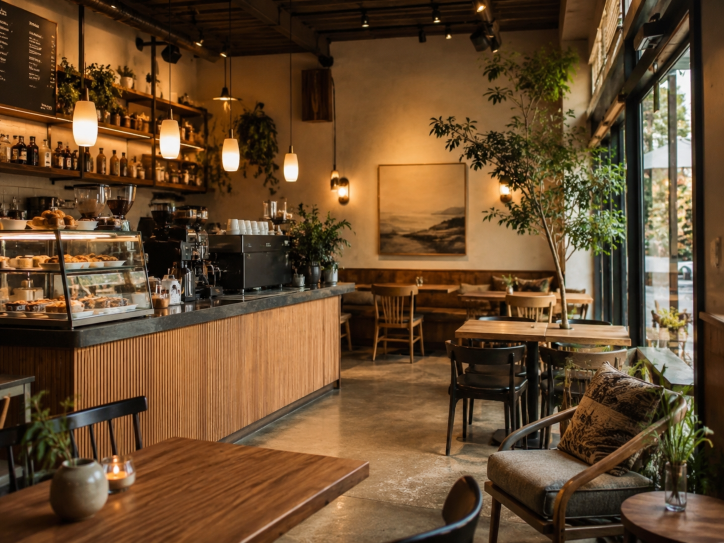
#> input picture 홍보자동화/자료/ChatGPT Image 2026년 8월 5일 오후 08_07_27 (1).png, 1448 x 1086 px (shown at 1/2 size); its folder holds only this picture in this run
$ python promo_maker.py
#> lines starting #> are read from the running program, lines starting #| are printed output that depends on the picture
# 자료 폴더의 사진들을 인스타그램용 1080x1080 정사각형으로 변환하고,
# 가게정보.txt를 읽어 홍보 문구까지 함께 만들어서 완성 폴더에 저장합니다.
import datetime
import re
from pathlib import Path
from PIL import Image

BASE_DIR = Path(__file__).resolve().parent
SOURCE_DIR = BASE_DIR / "자료"
OUTPUT_DIR = BASE_DIR / "완성"
TARGET_SIZE = 1080

LOGO_WIDTH_RATIO = 0.15   # 로고 가로 크기: 사진 가로 폭의 15%
LOGO_MARGIN = 40          # 로고와 사진 가장자리 사이 여백(픽셀)
LOGO_OPACITY = 0.9        # 로고 투명도 (1.0이면 완전 불투명)
LOGO_BG_PADDING = 16      # 로고 뒤 흰색 배경이 로고보다 여유를 두는 두께(픽셀)


def find_logo_file() -> Path | None:
    # '로고.jpg' 또는 '로고.png'를 홍보자동화 폴더와 자료 폴더에서 찾는다.
    for folder in (BASE_DIR, SOURCE_DIR):
        for name in ("로고.jpg", "로고.jpeg", "로고.png"):
            candidate = folder / name
            if candidate.exists():
                return candidate
#> in main, img is the input picture: PIL image 1448x1086 RGB; mean R, G, B 103.2, 75.1, 46.2
    return None


def to_square(image: Image.Image, size: int) -> Image.Image:
#> called with size = 1080
    image = image.convert("RGB")
    width, height = image.size
#> width = 1448; height = 1086

    # 짧은 변에 맞춰 비율대로 키운 뒤, 가운데 기준으로 긴 변을 잘라낸다.
    scale = size / min(width, height)
#> scale = 0.994
    new_width = round(width * scale)
#> new_width = 1440
    new_height = round(height * scale)
#> new_height = 1080
    image = image.resize((new_width, new_height), Image.LANCZOS)

    left = (new_width - size) // 2
#> left = 180
    top = (new_height - size) // 2
#> top = 0
    return image.crop((left, top, left + size, top + size))
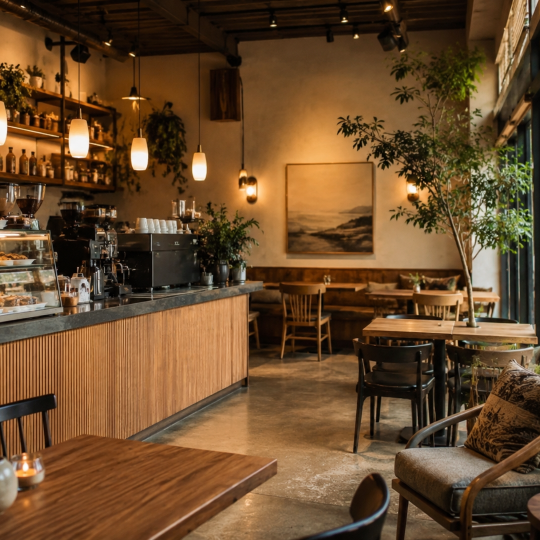
#> returned value: PIL image 1080x1080 RGB (shown at 1/2 size); mean R, G, B 106.9, 75.9, 44.9


# [31 lines left out: function add_logo, not called in this run]


def find_store_info_file() -> Path | None:
    # '가게 정보.txt' 또는 '가게정보.txt'를 홍보자동화 폴더와 자료 폴더에서 찾는다.
    for folder in (SOURCE_DIR, BASE_DIR):
        for name in ("가게 정보.txt", "가게정보.txt"):
            candidate = folder / name
            if candidate.exists():
                return candidate
    return None


# [238 lines left out: functions parse_store_info, clean_sentence_ending, split_into_sentences, parse_promo_item, pick_josa, build_hashtags and 1 more, not called in this run]


def main():
    SOURCE_DIR.mkdir(exist_ok=True)
    OUTPUT_DIR.mkdir(exist_ok=True)

    logo_path = find_logo_file()
    if logo_path:
        print(f"로고 파일 발견: {logo_path.name} (사진마다 삽입합니다)")
    else:
        print("로고 파일이 없어서 로고 삽입 없이 진행합니다.")

    image_files = sorted(
        f for f in SOURCE_DIR.iterdir()
        if f.suffix.lower() in (".jpg", ".jpeg", ".png")
        and (logo_path is None or f.resolve() != logo_path.resolve())
    )

    if not image_files:
        print(f"'{SOURCE_DIR.name}' 폴더에 처리할 사진이 없습니다.")
        return

    today = datetime.date.today().strftime("%Y%m%d")

    for index, file_path in enumerate(image_files, start=1):
        with Image.open(file_path) as img:
            squared = to_square(img, TARGET_SIZE)

        if logo_path:
            squared = add_logo(squared, logo_path)

        output_name = f"{today}_{index:02d}.jpg"
        squared.save(OUTPUT_DIR / output_name, "JPEG", quality=95)
        print(f"완료: {file_path.name} -> {output_name}")

    print(f"\n총 {len(image_files)}장 변환 완료! '{OUTPUT_DIR.name}' 폴더를 확인하세요.")

    store_info_path = find_store_info_file()
    if store_info_path:
        promo_text = generate_promo_text(store_info_path)
        promo_output_path = OUTPUT_DIR / "홍보문구.txt"
        promo_output_path.write_text(promo_text, encoding="utf-8")
        print(f"홍보 문구 생성 완료! -> {promo_output_path.name}")
    else:
        print("'가게 정보.txt' 파일을 찾지 못해 홍보 문구 생성은 건너뜁니다.")


if __name__ == "__main__":
    main()

$ run again, on 홍보자동화/자료/ChatGPT Image 2026년 8월 5일 오후 08_07_28 (2).png
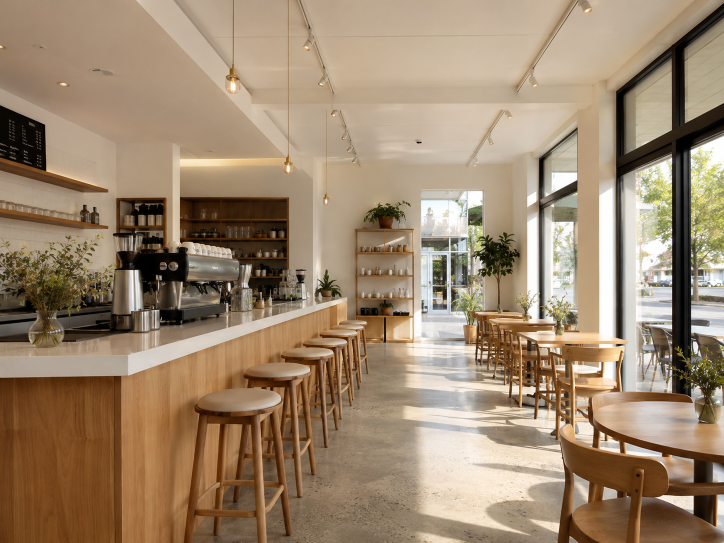
#> input picture 홍보자동화/자료/ChatGPT Image 2026년 8월 5일 오후 08_07_28 (2).png, 1448 x 1086 px (shown at 1/2 size)
#> in main, img is the input picture: PIL image 1448x1086 RGB; mean R, G, B 156.8, 134.9, 110.3
#> in to_square, `return image.crop((left, top, left + size, top + size))`:
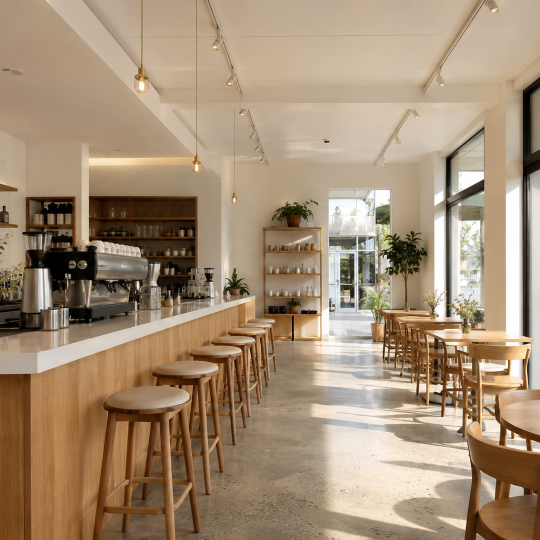
#> returned value: PIL image 1080x1080 RGB (shown at 1/2 size); mean R, G, B 164.2, 141.8, 117

$ run again, on 홍보자동화/자료/ChatGPT Image 2026년 8월 5일 오후 08_07_29 (3).png
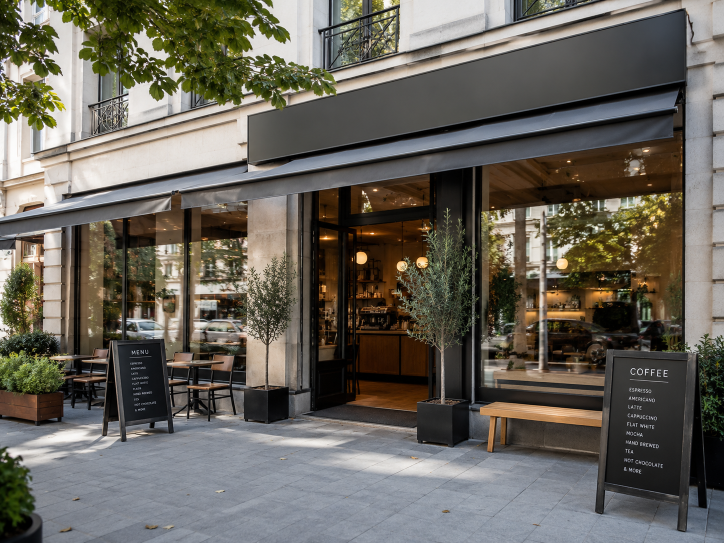
#> input picture 홍보자동화/자료/ChatGPT Image 2026년 8월 5일 오후 08_07_29 (3).png, 1448 x 1086 px (shown at 1/2 size)
#> in main, img is the input picture: PIL image 1448x1086 RGB; mean R, G, B 103.7, 99.7, 90.9
#> in to_square, `return image.crop((left, top, left + size, top + size))`:
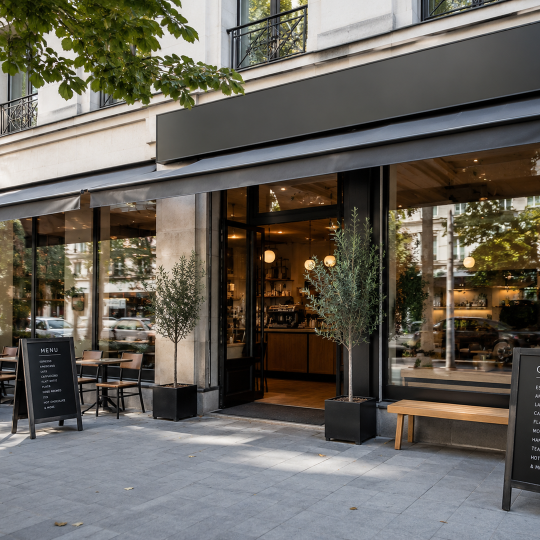
#> returned value: PIL image 1080x1080 RGB (shown at 1/2 size); mean R, G, B 102.1, 97.8, 89.5

$ run again, on 홍보자동화/자료/ChatGPT Image 2026년 8월 5일 오후 08_07_29 (4).png
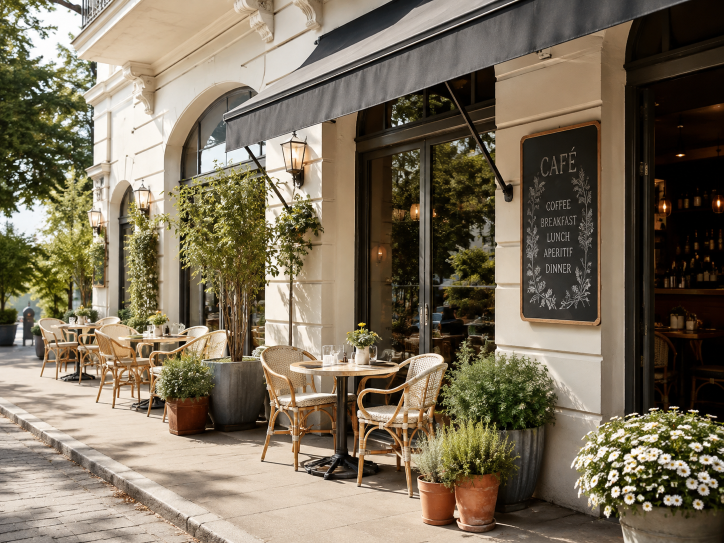
#> input picture 홍보자동화/자료/ChatGPT Image 2026년 8월 5일 오후 08_07_29 (4).png, 1448 x 1086 px (shown at 1/2 size)
#> in main, img is the input picture: PIL image 1448x1086 RGB; mean R, G, B 123.2, 111.4, 91.5
#> in to_square, `image = image.resize((new_width, new_height), Image.LANCZOS)`:
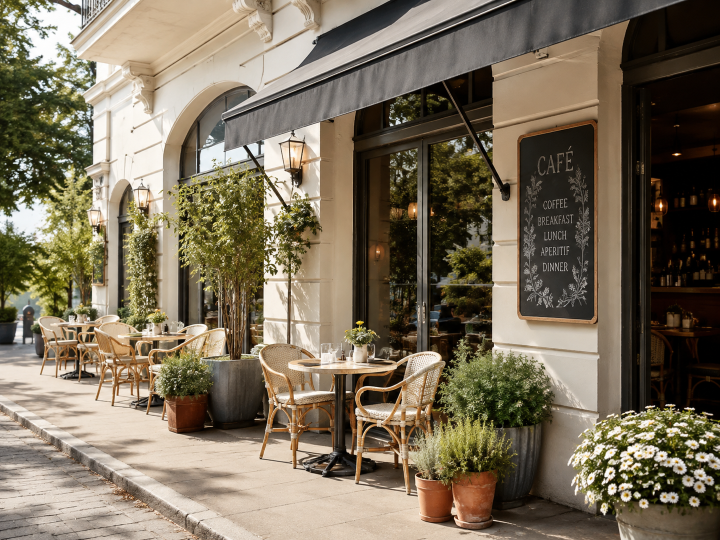
#> image: PIL image 1440x1080 RGB (shown at 1/2 size); mean R, G, B 123.2, 111.4, 91.5
#> in to_square, `return image.crop((left, top, left + size, top + size))`:
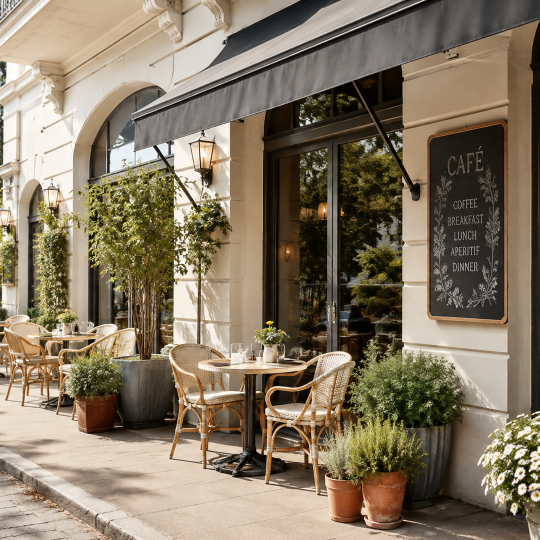
#> returned value: PIL image 1080x1080 RGB (shown at 1/2 size); mean R, G, B 133.5, 120, 99.3
